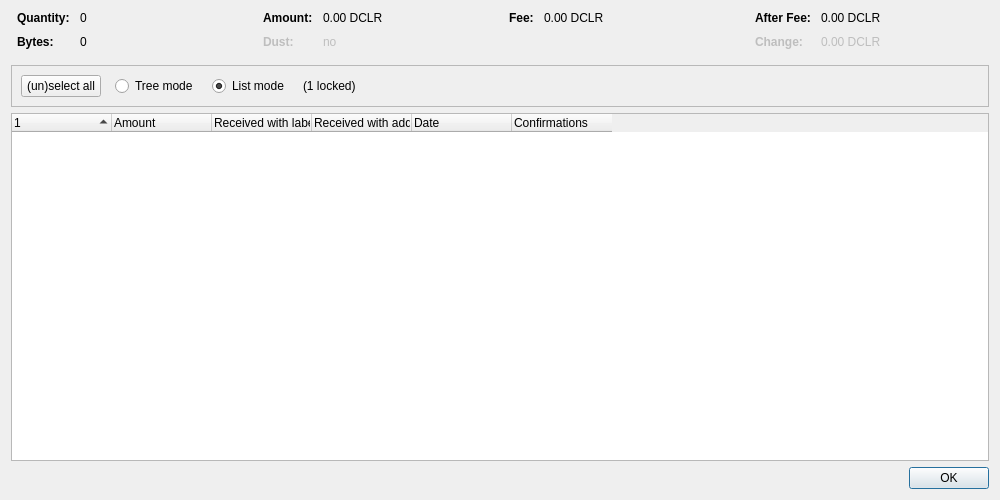
<?xml version="1.0" encoding="UTF-8"?>
<ui version="4.0">
 <class>CoinControlDialog</class>
 <widget class="QDialog" name="CoinControlDialog">
  <property name="geometry">
   <rect>
    <x>0</x>
    <y>0</y>
    <width>1000</width>
    <height>500</height>
   </rect>
  </property>
  <property name="windowTitle">
   <string>Coin Selection</string>
  </property>
  <layout class="QVBoxLayout" name="verticalLayout">
   <item>
    <layout class="QHBoxLayout" name="horizontalLayoutTop" stretch="0,0,0,0">
     <property name="topMargin">
      <number>0</number>
     </property>
     <property name="bottomMargin">
      <number>10</number>
     </property>
     <item>
      <layout class="QFormLayout" name="formLayoutCoinControl1">
       <property name="horizontalSpacing">
        <number>10</number>
       </property>
       <property name="verticalSpacing">
        <number>10</number>
       </property>
       <property name="leftMargin">
        <number>6</number>
       </property>
       <property name="rightMargin">
        <number>6</number>
       </property>
       <item row="0" column="0">
        <widget class="QLabel" name="labelCoinControlQuantityText">
         <property name="font">
          <font>
           <weight>75</weight>
           <bold>true</bold>
          </font>
         </property>
         <property name="text">
          <string>Quantity:</string>
         </property>
        </widget>
       </item>
       <item row="0" column="1">
        <widget class="QLabel" name="labelCoinControlQuantity">
         <property name="cursor">
          <cursorShape>IBeamCursor</cursorShape>
         </property>
         <property name="contextMenuPolicy">
          <enum>Qt::ActionsContextMenu</enum>
         </property>
         <property name="text">
          <string notr="true">0</string>
         </property>
         <property name="textInteractionFlags">
          <set>Qt::LinksAccessibleByMouse|Qt::TextSelectableByKeyboard|Qt::TextSelectableByMouse</set>
         </property>
        </widget>
       </item>
       <item row="1" column="0">
        <widget class="QLabel" name="labelCoinControlBytesText">
         <property name="font">
          <font>
           <weight>75</weight>
           <bold>true</bold>
          </font>
         </property>
         <property name="text">
          <string>Bytes:</string>
         </property>
        </widget>
       </item>
       <item row="1" column="1">
        <widget class="QLabel" name="labelCoinControlBytes">
         <property name="cursor">
          <cursorShape>IBeamCursor</cursorShape>
         </property>
         <property name="contextMenuPolicy">
          <enum>Qt::ActionsContextMenu</enum>
         </property>
         <property name="text">
          <string notr="true">0</string>
         </property>
         <property name="textInteractionFlags">
          <set>Qt::LinksAccessibleByMouse|Qt::TextSelectableByKeyboard|Qt::TextSelectableByMouse</set>
         </property>
        </widget>
       </item>
      </layout>
     </item>
     <item>
      <layout class="QFormLayout" name="formLayoutCoinControl2">
       <property name="horizontalSpacing">
        <number>10</number>
       </property>
       <property name="verticalSpacing">
        <number>10</number>
       </property>
       <property name="leftMargin">
        <number>6</number>
       </property>
       <property name="rightMargin">
        <number>6</number>
       </property>
       <item row="0" column="0">
        <widget class="QLabel" name="labelCoinControlAmountText">
         <property name="font">
          <font>
           <weight>75</weight>
           <bold>true</bold>
          </font>
         </property>
         <property name="text">
          <string>Amount:</string>
         </property>
        </widget>
       </item>
       <item row="0" column="1">
        <widget class="QLabel" name="labelCoinControlAmount">
         <property name="cursor">
          <cursorShape>IBeamCursor</cursorShape>
         </property>
         <property name="contextMenuPolicy">
          <enum>Qt::ActionsContextMenu</enum>
         </property>
         <property name="text">
          <string notr="true">0.00 DCLR</string>
         </property>
         <property name="textInteractionFlags">
          <set>Qt::LinksAccessibleByMouse|Qt::TextSelectableByKeyboard|Qt::TextSelectableByMouse</set>
         </property>
        </widget>
       </item>
       <item row="1" column="0">
        <widget class="QLabel" name="labelCoinControlLowOutputText">
         <property name="enabled">
          <bool>false</bool>
         </property>
         <property name="font">
          <font>
           <weight>75</weight>
           <bold>true</bold>
          </font>
         </property>
         <property name="text">
          <string>Dust:</string>
         </property>
        </widget>
       </item>
       <item row="1" column="1">
        <widget class="QLabel" name="labelCoinControlLowOutput">
         <property name="enabled">
          <bool>false</bool>
         </property>
         <property name="cursor">
          <cursorShape>IBeamCursor</cursorShape>
         </property>
         <property name="contextMenuPolicy">
          <enum>Qt::ActionsContextMenu</enum>
         </property>
         <property name="text">
          <string notr="true">no</string>
         </property>
         <property name="textInteractionFlags">
          <set>Qt::LinksAccessibleByMouse|Qt::TextSelectableByKeyboard|Qt::TextSelectableByMouse</set>
         </property>
        </widget>
       </item>
      </layout>
     </item>
     <item>
      <layout class="QFormLayout" name="formLayoutCoinControl3">
       <property name="horizontalSpacing">
        <number>10</number>
       </property>
       <property name="verticalSpacing">
        <number>10</number>
       </property>
       <property name="leftMargin">
        <number>6</number>
       </property>
       <property name="rightMargin">
        <number>6</number>
       </property>
       <item row="0" column="0">
        <widget class="QLabel" name="labelCoinControlFeeText">
         <property name="font">
          <font>
           <weight>75</weight>
           <bold>true</bold>
          </font>
         </property>
         <property name="text">
          <string>Fee:</string>
         </property>
        </widget>
       </item>
       <item row="0" column="1">
        <widget class="QLabel" name="labelCoinControlFee">
         <property name="cursor">
          <cursorShape>IBeamCursor</cursorShape>
         </property>
         <property name="contextMenuPolicy">
          <enum>Qt::ActionsContextMenu</enum>
         </property>
         <property name="text">
          <string notr="true">0.00 DCLR</string>
         </property>
         <property name="textInteractionFlags">
          <set>Qt::LinksAccessibleByMouse|Qt::TextSelectableByKeyboard|Qt::TextSelectableByMouse</set>
         </property>
        </widget>
       </item>
      </layout>
     </item>
     <item>
      <layout class="QFormLayout" name="formLayoutCoinControl4">
       <property name="horizontalSpacing">
        <number>10</number>
       </property>
       <property name="verticalSpacing">
        <number>10</number>
       </property>
       <property name="leftMargin">
        <number>6</number>
       </property>
       <property name="rightMargin">
        <number>6</number>
       </property>
       <item row="0" column="0">
        <widget class="QLabel" name="labelCoinControlAfterFeeText">
         <property name="font">
          <font>
           <weight>75</weight>
           <bold>true</bold>
          </font>
         </property>
         <property name="text">
          <string>After Fee:</string>
         </property>
        </widget>
       </item>
       <item row="0" column="1">
        <widget class="QLabel" name="labelCoinControlAfterFee">
         <property name="cursor">
          <cursorShape>IBeamCursor</cursorShape>
         </property>
         <property name="contextMenuPolicy">
          <enum>Qt::ActionsContextMenu</enum>
         </property>
         <property name="text">
          <string notr="true">0.00 DCLR</string>
         </property>
         <property name="textInteractionFlags">
          <set>Qt::LinksAccessibleByMouse|Qt::TextSelectableByKeyboard|Qt::TextSelectableByMouse</set>
         </property>
        </widget>
       </item>
       <item row="1" column="0">
        <widget class="QLabel" name="labelCoinControlChangeText">
         <property name="enabled">
          <bool>false</bool>
         </property>
         <property name="font">
          <font>
           <weight>75</weight>
           <bold>true</bold>
          </font>
         </property>
         <property name="text">
          <string>Change:</string>
         </property>
        </widget>
       </item>
       <item row="1" column="1">
        <widget class="QLabel" name="labelCoinControlChange">
         <property name="enabled">
          <bool>false</bool>
         </property>
         <property name="cursor">
          <cursorShape>IBeamCursor</cursorShape>
         </property>
         <property name="contextMenuPolicy">
          <enum>Qt::ActionsContextMenu</enum>
         </property>
         <property name="text">
          <string notr="true">0.00 DCLR</string>
         </property>
         <property name="textInteractionFlags">
          <set>Qt::LinksAccessibleByMouse|Qt::TextSelectableByKeyboard|Qt::TextSelectableByMouse</set>
         </property>
        </widget>
       </item>
      </layout>
     </item>
    </layout>
   </item>
   <item>
    <widget class="QFrame" name="frame">
     <property name="minimumSize">
      <size>
       <width>0</width>
       <height>40</height>
      </size>
     </property>
     <property name="frameShape">
      <enum>QFrame::StyledPanel</enum>
     </property>
     <property name="frameShadow">
      <enum>QFrame::Sunken</enum>
     </property>
     <layout class="QHBoxLayout" name="horizontalLayout">
      <item>
       <layout class="QHBoxLayout" name="horizontalLayoutPanel" stretch="0,0,0,0,0">
        <property name="spacing">
         <number>14</number>
        </property>
        <item>
         <widget class="QPushButton" name="pushButtonSelectAll">
          <property name="sizePolicy">
           <sizepolicy hsizetype="Maximum" vsizetype="Fixed">
            <horstretch>0</horstretch>
            <verstretch>0</verstretch>
           </sizepolicy>
          </property>
          <property name="text">
           <string>(un)select all</string>
          </property>
          <property name="autoDefault">
           <bool>false</bool>
          </property>
         </widget>
        </item>
        <item>
         <widget class="QRadioButton" name="radioTreeMode">
          <property name="sizePolicy">
           <sizepolicy hsizetype="Maximum" vsizetype="Fixed">
            <horstretch>0</horstretch>
            <verstretch>0</verstretch>
           </sizepolicy>
          </property>
          <property name="text">
           <string>Tree mode</string>
          </property>
         </widget>
        </item>
        <item>
         <widget class="QRadioButton" name="radioListMode">
          <property name="sizePolicy">
           <sizepolicy hsizetype="Maximum" vsizetype="Fixed">
            <horstretch>0</horstretch>
            <verstretch>0</verstretch>
           </sizepolicy>
          </property>
          <property name="text">
           <string>List mode</string>
          </property>
          <property name="checked">
           <bool>true</bool>
          </property>
         </widget>
        </item>
        <item>
         <widget class="QLabel" name="labelLocked">
          <property name="text">
           <string notr="true">(1 locked)</string>
          </property>
         </widget>
        </item>
        <item>
         <spacer name="horizontalSpacer">
          <property name="orientation">
           <enum>Qt::Horizontal</enum>
          </property>
          <property name="sizeHint" stdset="0">
           <size>
            <width>40</width>
            <height>20</height>
           </size>
          </property>
         </spacer>
        </item>
       </layout>
      </item>
     </layout>
    </widget>
   </item>
   <item>
    <widget class="CoinControlTreeWidget" name="treeWidget">
     <property name="contextMenuPolicy">
      <enum>Qt::CustomContextMenu</enum>
     </property>
     <property name="sortingEnabled">
      <bool>false</bool>
     </property>
     <property name="columnCount">
      <number>6</number>
     </property>
     <attribute name="headerShowSortIndicator" stdset="0">
      <bool>true</bool>
     </attribute>
     <attribute name="headerStretchLastSection">
      <bool>false</bool>
     </attribute>
     <column>
      <property name="text">
       <string/>
      </property>
     </column>
     <column>
      <property name="text">
       <string>Amount</string>
      </property>
     </column>
     <column>
      <property name="text">
       <string>Received with label</string>
      </property>
     </column>
     <column>
      <property name="text">
       <string>Received with address</string>
      </property>
     </column>
     <column>
      <property name="text">
       <string>Date</string>
      </property>
     </column>
     <column>
      <property name="text">
       <string>Confirmations</string>
      </property>
      <property name="toolTip">
       <string>Confirmed</string>
      </property>
     </column>
     <column>
      <property name="text">
       <string/>
      </property>
     </column>
     <column>
      <property name="text">
       <string/>
      </property>
     </column>
     <column>
      <property name="text">
       <string/>
      </property>
     </column>
     <column>
      <property name="text">
       <string/>
      </property>
     </column>
    </widget>
   </item>
   <item>
    <widget class="QDialogButtonBox" name="buttonBox">
     <property name="orientation">
      <enum>Qt::Horizontal</enum>
     </property>
     <property name="standardButtons">
      <set>QDialogButtonBox::Ok</set>
     </property>
    </widget>
   </item>
  </layout>
 </widget>
 <customwidgets>
  <customwidget>
   <class>CoinControlTreeWidget</class>
   <extends>QTreeWidget</extends>
   <header>qt/coincontroltreewidget.h</header>
  </customwidget>
 </customwidgets>
 <resources/>
 <connections/>
</ui>
